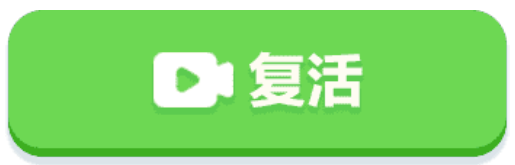
#> input picture tools/lines/templates/revive_button.png, 515 x 165 px
$ python lines_vision.py --image templates/revive_button.png
#> lines starting #> are read from the running program, lines starting #| are printed output that depends on the picture
#> in main, img is the input picture: shape (165, 515, 3); mean B, G, R 119.3, 221, 138.5
#!/usr/bin/env python3
"""线条解放辅助 · 找出当前所有可点击线条并标注。

规则：每条折线只有一个箭头，点击后整条线朝箭头方向飞出；从箭头尖端沿方向
直到棋盘边缘的射线上不能有任何其它线条（包括自身回折），否则扣生命。

流程：抓图 -> 自动检测网格 -> 采样网格边 -> 连通域还原每条折线 -> 由端点
线宽渐宽特征识别箭头 -> 逐条做射线判定 -> 高亮所有当前可点击线条并编号。

默认只输出「当前可点击」集合，不做多步推演；可用 --steps 额外给出顺序规划。
坐标以实际截图像素为准，网格间距由图像自动检测，适配不同关卡尺寸。
"""
import argparse
import json
import os
import sys
from collections import Counter

import cv2
import numpy as np
from PIL import Image, ImageDraw, ImageFont

sys.path.insert(0, os.path.dirname(os.path.dirname(os.path.abspath(__file__))))  # tools/
from common.screen import grab  # noqa: E402

DIR_NAMES = {
    (-1, 0): "up",
    (1, 0): "down",
    (0, -1): "left",
    (0, 1): "right",
}
DIR_CN = {
    "up": "上", "down": "下", "left": "左", "right": "右",
}
DIR_VECTORS = {
    "up": (-1, 0), "down": (1, 0), "left": (0, -1), "right": (0, 1),
}
PALETTE = [
    (0, 210, 60),    # 绿
    (0, 210, 255),   # 黄
    (60, 160, 255),  # 橙
    (255, 80, 200),  # 粉
    (0, 255, 255),   # 青
    (170, 120, 255), # 紫
    (80, 255, 180),  # 薄荷
]
FONT_PATH = "/usr/share/fonts/opentype/noto/NotoSansCJK-Regular.ttc"
TEMPLATE_DIR = os.path.join(os.path.dirname(os.path.abspath(__file__)), "templates")


# [30 lines left out: functions detect_revive, count_hearts, not called in this run]


def _centers(score, frac=0.35, gap=3):
    """从投影分数里取峰值段中心（跳过没有横/竖线段的行列）。"""
    idx = np.flatnonzero(score > frac * float(score.max()))
    if len(idx) == 0:
        return []
    out = []
    start = prev = int(idx[0])
    for value in idx[1:]:
        value = int(value)
        if value > prev + gap:
            out.append((start + prev) / 2.0)
            start = value
        prev = value
    out.append((start + prev) / 2.0)
    return out


# [29 lines left out: function _axis_fit, not called in this run]


def detect_grid(mask):
    """自动检测网格节点坐标。返回 (cols, rows, step)。"""
    h, w = mask.shape[:2]
    y0, y1 = int(0.15 * h), int(0.90 * h)
    x0, x1 = int(0.03 * w), int(0.97 * w)
    roi = mask[y0:y1, x0:x1]
    if roi.size == 0:
        raise RuntimeError("截图区域为空，无法检测棋盘")
    h_score = (roi[:, :-1] & roi[:, 1:]).sum(axis=1)
    v_score = (roi[:-1, :] & roi[1:, :]).sum(axis=0)
    rows = np.array(_centers(h_score)) + y0
    cols = np.array(_centers(v_score)) + x0
    if len(rows) < 2 or len(cols) < 2:
        raise RuntimeError("未检测到棋盘网格，请确认手机停在游戏关卡界面")
    step_row, _, _ = _axis_fit(rows)
    step_col, _, _ = _axis_fit(cols)
    step = (step_row + step_col) / 2.0
    if not 6.0 <= step <= 80.0:
        raise RuntimeError("网格间距异常（%.1fpx），请确认当前为游戏关卡界面" % step)
    dark_y, dark_x = np.where(roi)
    dark_x = dark_x.astype(float) + x0
    dark_y = dark_y.astype(float) + y0
    # 投影峰就是真实的网格线中心，直接拿首峰锚定原点。
    # 不能再对所有深色像素取模估计相位：箭头三角形等像素并不在线上，
    # 会把相位拉偏近半格，导致采样点落到相邻竖线的箭头上、方向判定出错。
    origin_x = float(cols[0])
    origin_y = float(rows[0])
    kx0 = int(np.floor((dark_x.min() - origin_x) / step)) - 1
    kx1 = int(np.floor((dark_x.max() - origin_x) / step)) + 1
    ky0 = int(np.floor((dark_y.min() - origin_y) / step)) - 1
    ky1 = int(np.floor((dark_y.max() - origin_y) / step)) + 1
    xs = origin_x + step * np.arange(kx0, kx1 + 1)
    ys = origin_y + step * np.arange(ky0, ky1 + 1)
    return xs, ys, step


# [197 lines left out: functions sample_edges, build_adjacency, _width_at, _is_arrow, _ordered_path, arrow_center and 4 more, not called in this run]


def free_lines(info):
    """当前可点击线条的完整清单，按从上到下、从左到右编号（不是点击顺序）。"""
    return _free_items(info, info["free_ids"])


# [34 lines left out: function plan_steps, not called in this run]


def analyze(img, steps=0, grid=None):
    """完整识别 + 可点击判定；grid 可传入已锁定的 (xs, ys, step)。"""
#> called with steps = 0
    if img is None:
        raise RuntimeError("截图为空，请检查 adb 连接和当前界面")
    gray = cv2.cvtColor(img, cv2.COLOR_BGR2GRAY)
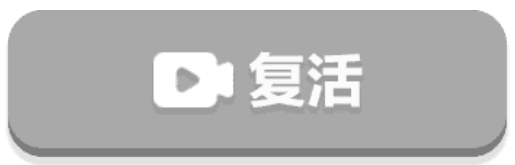
#> gray: shape (165, 515); min 125, max 255, mean 184.8
    blue, green, red = cv2.split(img)
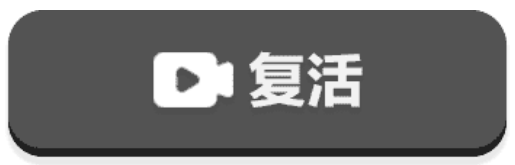
#> blue: shape (165, 515); min 32, max 255, mean 119.3
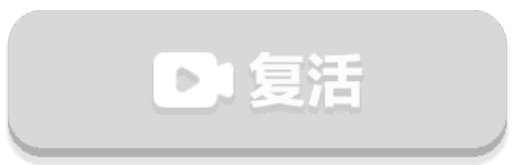
#> green: shape (165, 515); min 175, max 255, mean 221
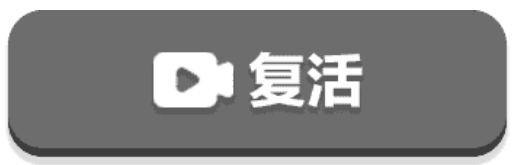
#> red: shape (165, 515); min 61, max 255, mean 138.5
    # 点错时游戏会把受阻线条闪红；这类红色像素同样要当作线条，否则会从棋盘里消失
    red_flash = (red > 170) & (green < 130) & (blue < 130)
#> red_flash: shape (165, 515) bool; every value is 0
    mask = ((gray < 100) | red_flash).astype(np.uint8)
    if grid is None:
        xs, ys, step = detect_grid(mask)
#> in detect_grid, `roi = mask[y0:y1, x0:x1]`: roi: shape (124, 484); every value is 0
#> in detect_grid, `h_score = (roi[:, :-1] & roi[:, 1:]).sum(axis=1)`: h_score = 124 values from 0 to 0
#> in detect_grid, `v_score = (roi[:-1, :] & roi[1:, :]).sum(axis=0)`: v_score = 484 values from 0 to 0
#> in _centers, `idx = np.flatnonzero(score > frac * float(score.max()))`: idx = empty array
    else:
        xs, ys, step = grid
    h_edges, v_edges = sample_edges(mask, xs, ys, step)
    adj = build_adjacency(h_edges, v_edges)
    lines = extract_lines(mask, xs, ys, step, adj)
    ny, nx = len(ys), len(xs)
    occupied = set()
    for line in lines:
        occupied |= line["node_set"]
    free_ids = [line["id"] for line in lines
                if is_free(line, occupied, ny, nx)
                and ray_clear_pixels(mask, line, xs, ys, step)]
    plan = plan_steps(lines, ny, nx, steps=steps) if steps > 0 else []
    return {
        "grid": {
            "cols": nx, "rows": ny,
            "step": round(float(step), 2),
            "x0": round(float(xs[0]), 2),
            "y0": round(float(ys[0]), 2),
        },
        "xs": xs, "ys": ys, "step": step,
        "lines": lines,
        "free_ids": free_ids,
        "plan": plan,
    }


# [97 lines left out: functions _draw_cn, _badge_center, annotate, not called in this run]


def main():
    ap = argparse.ArgumentParser(description="找出当前所有可点击线条并标注")
    ap.add_argument("--image", help="本地截图；不传则通过 adb 抓图")
    ap.add_argument("--device", help="adb 设备序列号")
    ap.add_argument("--output", default="outputs/lines_annotated.png")
    ap.add_argument("--json", default="outputs/lines_free.json")
    ap.add_argument("--steps", type=int, default=0,
                    help="可选：额外输出 N 步顺序规划（默认 0，只找当前可点击线条）")
    args = ap.parse_args()

    img = cv2.imread(args.image) if args.image else grab(args.device, check=True)
    info = analyze(img, steps=max(0, args.steps))
    items = free_lines(info)
    summary = {
        "grid": info["grid"],
        "line_count": len(info["lines"]),
        "free_now": len(items),
        "free_lines": items,
    }
    if info["plan"]:
        summary["plan"] = info["plan"]
    print(json.dumps(summary, ensure_ascii=False))
    if args.output:
        os.makedirs(os.path.dirname(os.path.abspath(args.output)), exist_ok=True)
        cv2.imwrite(args.output, annotate(img, info))
        print("saved", args.output, flush=True)
    if args.json:
        os.makedirs(os.path.dirname(os.path.abspath(args.json)), exist_ok=True)
        with open(args.json, "w", encoding="utf-8") as fh:
            json.dump(summary, fh, ensure_ascii=False, indent=2)
        print("saved", args.json, flush=True)
    print("当前可点击 %d 条" % len(items), flush=True)


if __name__ == "__main__":
#> (the run stopped early here; a loop or call above may not have finished)
